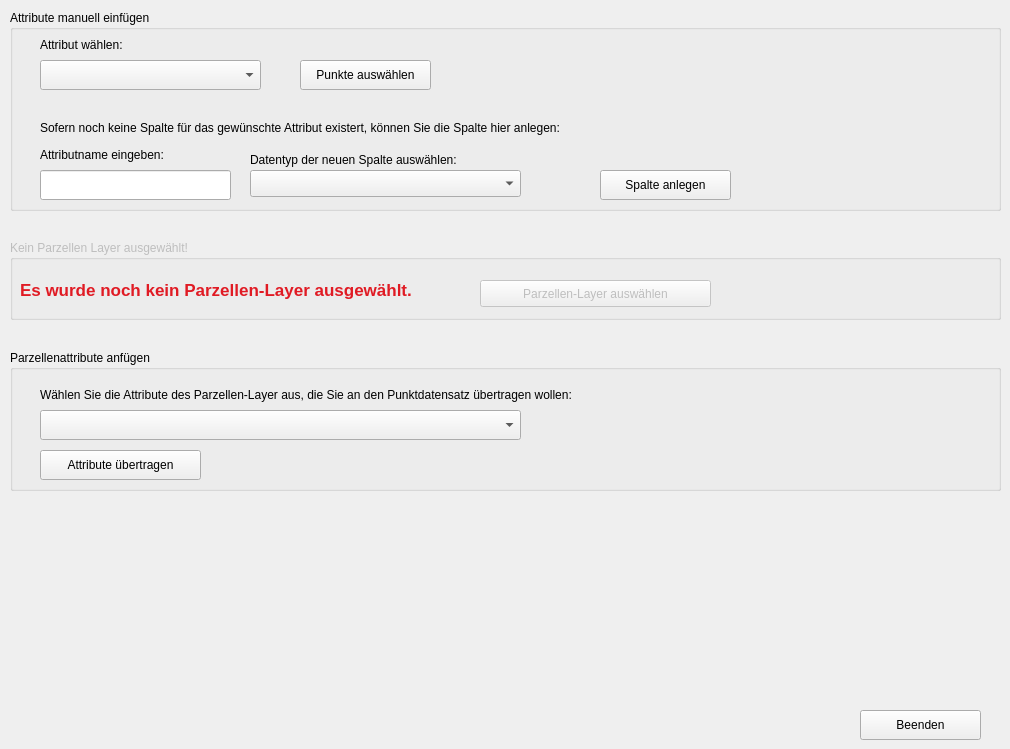
       <widget class="QWidget" name="tab_3">
        <attribute name="title">
         <string>Attribute anfügen</string>
        </attribute>
        <widget class="QPushButton" name="pushButton_Beenden">
         <property name="geometry">
          <rect>
           <x>860</x>
           <y>710</y>
           <width>121</width>
           <height>30</height>
          </rect>
         </property>
         <property name="text">
          <string>Beenden</string>
         </property>
        </widget>
        <widget class="QGroupBox" name="groupBox_Parzellenattribute">
         <property name="geometry">
          <rect>
           <x>10</x>
           <y>350</y>
           <width>991</width>
           <height>141</height>
          </rect>
         </property>
         <property name="title">
          <string>Parzellenattribute anfügen</string>
         </property>
         <widget class="QPushButton" name="pushButton_Attribute">
          <property name="geometry">
           <rect>
            <x>30</x>
            <y>100</y>
            <width>161</width>
            <height>30</height>
           </rect>
          </property>
          <property name="text">
           <string>Attribute übertragen</string>
          </property>
         </widget>
         <widget class="QgsCheckableComboBox" name="mComboBox_Plots">
          <property name="geometry">
           <rect>
            <x>30</x>
            <y>60</y>
            <width>481</width>
            <height>30</height>
           </rect>
          </property>
         </widget>
         <widget class="QLabel" name="label_12">
          <property name="geometry">
           <rect>
            <x>30</x>
            <y>30</y>
            <width>671</width>
            <height>30</height>
           </rect>
          </property>
          <property name="text">
           <string>Wählen Sie die Attribute des Parzellen-Layer aus, die Sie an den Punktdatensatz übertragen wollen:</string>
          </property>
         </widget>
        </widget>
        <widget class="QGroupBox" name="groupBox_Attribute_manuell">
         <property name="geometry">
          <rect>
           <x>10</x>
           <y>10</y>
           <width>991</width>
           <height>201</height>
          </rect>
         </property>
         <property name="title">
          <string>Attribute manuell einfügen</string>
         </property>
         <widget class="QComboBox" name="columnComboBox_Attribute">
          <property name="geometry">
           <rect>
            <x>30</x>
            <y>50</y>
            <width>221</width>
            <height>30</height>
           </rect>
          </property>
         </widget>
         <widget class="QLabel" name="label_13">
          <property name="geometry">
           <rect>
            <x>30</x>
            <y>20</y>
            <width>121</width>
            <height>30</height>
           </rect>
          </property>
          <property name="text">
           <string>Attribut wählen:</string>
          </property>
         </widget>
         <widget class="QPushButton" name="pushButton_Auswahl_Attribut">
          <property name="geometry">
           <rect>
            <x>290</x>
            <y>50</y>
            <width>131</width>
            <height>30</height>
           </rect>
          </property>
          <property name="text">
           <string>Punkte auswählen</string>
          </property>
         </widget>
         <widget class="QLabel" name="label_15">
          <property name="geometry">
           <rect>
            <x>30</x>
            <y>110</y>
            <width>661</width>
            <height>16</height>
           </rect>
          </property>
          <property name="text">
           <string>Sofern noch keine Spalte für das gewünschte Attribut existert, können Sie die Spalte hier anlegen:</string>
          </property>
         </widget>
         <widget class="QLabel" name="label_14">
          <property name="geometry">
           <rect>
            <x>30</x>
            <y>130</y>
            <width>171</width>
            <height>30</height>
           </rect>
          </property>
          <property name="text">
           <string>Attributname eingeben:</string>
          </property>
         </widget>
         <widget class="QLineEdit" name="lineEdit">
          <property name="geometry">
           <rect>
            <x>30</x>
            <y>160</y>
            <width>191</width>
            <height>30</height>
           </rect>
          </property>
         </widget>
         <widget class="QPushButton" name="pushButton_Attribut_anlegen">
          <property name="geometry">
           <rect>
            <x>590</x>
            <y>160</y>
            <width>131</width>
            <height>30</height>
           </rect>
          </property>
          <property name="text">
           <string>Spalte anlegen</string>
          </property>
         </widget>
         <widget class="QComboBox" name="comboBoxDatentyp">
          <property name="geometry">
           <rect>
            <x>240</x>
            <y>160</y>
            <width>271</width>
            <height>27</height>
           </rect>
          </property>
         </widget>
         <widget class="QLabel" name="label_16">
          <property name="geometry">
           <rect>
            <x>240</x>
            <y>140</y>
            <width>271</width>
            <height>19</height>
           </rect>
          </property>
          <property name="text">
           <string>Datentyp der neuen Spalte auswählen:</string>
          </property>
         </widget>
        </widget>
        <widget class="QGroupBox" name="groupBox_fehlendeParzelle">
         <property name="enabled">
          <bool>false</bool>
         </property>
         <property name="geometry">
          <rect>
           <x>10</x>
           <y>240</y>
           <width>991</width>
           <height>80</height>
          </rect>
         </property>
         <property name="title">
          <string>Kein Parzellen Layer ausgewählt!</string>
         </property>
         <widget class="QLabel" name="label_Parzellen_warnung">
          <property name="geometry">
           <rect>
            <x>10</x>
            <y>30</y>
            <width>401</width>
            <height>41</height>
           </rect>
          </property>
          <property name="font">
           <font>
            <pointsize>13</pointsize>
            <weight>75</weight>
            <bold>true</bold>
            <kerning>true</kerning>
           </font>
          </property>
          <property name="text">
           <string>&lt;html&gt;&lt;head/&gt;&lt;body&gt;&lt;p&gt;&lt;span style=&quot; color:#e01b24;&quot;&gt;Es wurde noch kein Parzellen-Layer ausgewählt.&lt;/span&gt;&lt;/p&gt;&lt;/body&gt;&lt;/html&gt;</string>
          </property>
         </widget>
         <widget class="QPushButton" name="pushButton_auswahl_Parzelle">
          <property name="geometry">
           <rect>
            <x>470</x>
            <y>40</y>
            <width>231</width>
            <height>27</height>
           </rect>
          </property>
          <property name="text">
           <string>Parzellen-Layer auswählen</string>
          </property>
         </widget>
        </widget>
       </widget>
